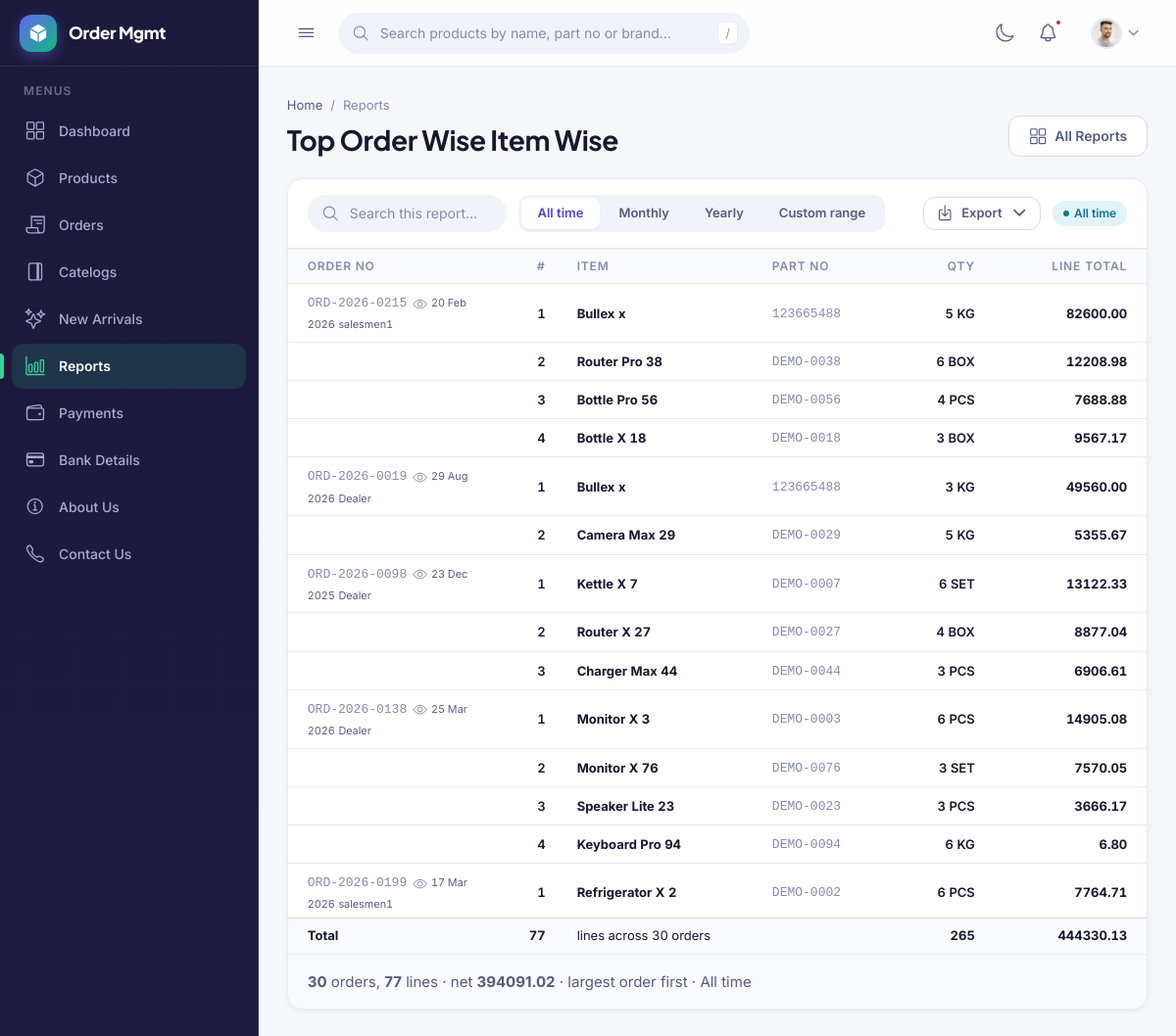
The page /reports/order-wise-items (signed in) on the database its author committed.
### myorder/models.py (models this page shows, shortened)
class Order(models.Model):
    class Status(models.TextChoices):
        DRAFT = "draft", "Draft"
        HOLD = "hold", "On hold"
        FINAL = "final", "Final"
    dealer = models.ForeignKey(DealerProfile, on_delete=models.PROTECT, related_name="orders")
    sales_executive = models.ForeignKey(
        SalesExecutive,
        on_delete=models.PROTECT,
        related_name="orders",
        null=True, blank=True,
        help_text="Leave empty when the dealer placed the order themselves.",
    )
    order_no = models.CharField(max_length=20, unique=True, blank=True)
    status = models.CharField(max_length=5, choices=Status.choices, default=Status.DRAFT)
    ordered_on = models.DateField(default=timezone.localdate)
    created_at = models.DateTimeField(auto_now_add=True)
    updated_at = models.DateTimeField(auto_now=True)
    class Meta:
        ordering = ["-pk"]
    @property
    def raised_by(self):
        return self.sales_executive.name if self.sales_executive_id else "Dealer"

class OrderItem(models.Model):
    order = models.ForeignKey(Order, on_delete=models.CASCADE, related_name="items")
    product = models.ForeignKey(Product, on_delete=models.PROTECT, related_name="order_items")
    qty = models.PositiveIntegerField(default=1)
    rate = models.DecimalField("Rate (net)", max_digits=12, decimal_places=2)
    gst = models.DecimalField("GST %", max_digits=5, decimal_places=2)
    created_at = models.DateTimeField(auto_now_add=True)
    updated_at = models.DateTimeField(auto_now=True)
    class Meta:
        ordering = ["id"]
        constraints = [
            models.UniqueConstraint(fields=["order", "product"], name="unique_product_per_order")
        ]
    @property
    def line_net(self):
        return (self.rate * self.qty).quantize(Decimal("0.01"))
    @property
    def line_gst(self):
        return (self.line_net * self.gst / 100).quantize(Decimal("0.01"))
    @property
    def line_total(self):
        return self.line_net + self.line_gst

### delaer/models.py (models this page shows, shortened)
class SalesExecutive(models.Model):
    user = models.OneToOneField(
        settings.AUTH_USER_MODEL,
        on_delete=models.CASCADE,
        related_name="sales_profile",
    )
    name = models.CharField("Full name", max_length=200)
    code = models.CharField(
        max_length=20, unique=True, blank=True,
        help_text="Left blank, the next SE-0001 is allotted on save.",
    )
    mobile = models.CharField("Mobile", max_length=10, validators=[MOBILE_VALIDATOR])
    email = models.EmailField("Email", blank=True)
    territory = models.CharField(
        max_length=120, blank=True,
        help_text="Area or region this executive covers. For reporting only.",
    )
    is_active = models.BooleanField(
        default=True,
        help_text="Untick to stop new orders being raised in this name, "
                  "without touching the orders already placed.",
    )
    created_at = models.DateTimeField(auto_now_add=True)
    updated_at = models.DateTimeField(auto_now=True)
    class Meta:
        ordering = ["name"]
        verbose_name = "Sales executive"
        verbose_name_plural = "Sales executives"
    def save(self, *args, **kwargs):
        if not self.code:
            self.code = self._next_code()
        super().save(*args, **kwargs)

### products/models.py (models this page shows, shortened)
class Product(models.Model):
    objects = ProductQuerySet.as_manager()
    class TaxType(models.TextChoices):
        INCLUSIVE = "inclusive", "Price includes GST"
        EXCLUSIVE = "exclusive", "Price excludes GST"
    GST_CHOICES = [
        (Decimal("0.00"), "0%"),
        (Decimal("1.00"), "1%"),
        (Decimal("2.00"), "2%"),
        (Decimal("3.00"), "3%"),
        (Decimal("5.00"), "5%"),
        (Decimal("12.00"), "12%"),
        (Decimal("18.00"), "18%"),
        (Decimal("28.00"), "28%"),
        (Decimal("40.00"), "40%"),
    ]
    name = models.CharField(max_length=200)
    partno = models.CharField("Part number", max_length=60, unique=True)
    brand = models.ForeignKey(Brand, on_delete=models.PROTECT, related_name="products")
    unit = models.ForeignKey(Unit, on_delete=models.PROTECT, related_name="products")
    hsn = models.CharField("HSN code", max_length=8)
    gst = models.DecimalField(
        "GST %", max_digits=5, decimal_places=2, choices=GST_CHOICES, default=Decimal("18.00")
    )
    price = models.DecimalField(max_digits=12, decimal_places=2)
    price_tax_type = models.CharField(
        "Price is",
        max_length=9,
        choices=TaxType.choices,
        default=TaxType.EXCLUSIVE,
        help_text="Whether the price above already has GST in it.",
    )
    stock = models.PositiveIntegerField(default=0)
    barcode = models.CharField(max_length=64, unique=True, null=True, blank=True)
    alias = models.CharField(max_length=120, blank=True)
    category = models.CharField(max_length=60, blank=True)
    retail_price = models.DecimalField(max_digits=12, decimal_places=2, default=Decimal("0.00"))
    wholesale_price = models.DecimalField(max_digits=12, decimal_places=2, default=Decimal("0.00"))
    tally_guid = models.CharField(max_length=120, blank=True)
    is_active = models.BooleanField(default=True)
    desc = models.TextField("Description", blank=True)
    image_front = models.ImageField("Front image", upload_to="products/", blank=True)
    image_back = models.ImageField("Back image", upload_to="products/", blank=True)
    image_left = models.ImageField("Left image", upload_to="products/", blank=True)
    image_right = models.ImageField("Right image", upload_to="products/", blank=True)
    created_at = models.DateTimeField(auto_now_add=True)
    updated_at = models.DateTimeField(auto_now=True)
    class Meta:
        ordering = ["name"]
    LOW_STOCK_AT = 5

class Unit(models.Model):
    name = models.CharField(max_length=20, unique=True)
    created_at = models.DateTimeField(auto_now_add=True)
    updated_at = models.DateTimeField(auto_now=True)
    class Meta:
        ordering = ["name"]
    def __str__(self):
        return self.name

### reports/views.py (the view, shortened to what this page needs)
# urls.py: path("order-wise-items", views.order_wise_items, name="order_wise_items"),
@login_required
def order_wise_items(request):
    filters = read_filter(request)
    lines = order_items(request, filters)
    by_order = defaultdict(list)
    for line in lines:
        by_order[line.order_id].append(line)
    groups = []
    for order_lines in by_order.values():
        order = order_lines[0].order
        order_lines.sort(key=lambda line: line.line_net, reverse=True)
        rows = []
        for rank, line in enumerate(order_lines, start=1):
            rows.append({
                "rank": rank,
                "line": line,
                "net": line.line_net,
                "total": line.line_total,
            })
        groups.append({
            "order": order,
            "value": sum((row["total"] for row in rows), ZERO),
            "lines": rows,
        })
    groups.sort(key=lambda g: g["value"], reverse=True)
    term = filters["search"]
    return TemplateResponse(request, "reports/order_wise_items.html", _page(
        request, filters, slug="order-wise-items", paginate="groups",
        extra={
            "groups": groups,
            "totals": {
                "orders": len(groups),
                "lines": sum(len(g["lines"]) for g in groups),
                "qty": sum(row["line"].qty for g in groups for row in g["lines"]),
                "net": sum((row["net"] for g in groups for row in g["lines"]), ZERO),
                "value": sum((g["value"] for g in groups), ZERO),
            },
        },
    ))

### delaer/context_processors.py (called while the page is built)
def roles(request):
    user = getattr(request, "user", None)
    if user is None or not user.is_authenticated:
        return {"user_is_sales": False, "user_is_manager": False, "user_is_dealer": False}
    from myorder.views import is_manager, is_sales
    return {
        "user_is_sales": is_sales(user),
        "user_is_manager": is_manager(user),
        "user_is_dealer": hasattr(user, "dealer_profile"),
    }

### myorder/views.py (called while the page is built)
def _dealer(request):
    return DealerProfile.objects.filter(user=request.user).first()

def is_manager(user):
    return (
        user.is_superuser
        or user.is_staff
        or user.groups.filter(name="Management").exists()
    )

def _sales(request):
    user = request.user
    if not user.is_authenticated:
        return None
    return SalesExecutive.objects.filter(user=user, is_active=True).first()

def is_sales(user):
    return (
        user.is_authenticated
        and SalesExecutive.objects.filter(user=user, is_active=True).exists()
    )

def _visible_orders(request):
    orders = (
        Order.objects
        .select_related("dealer", "sales_executive")
        .prefetch_related("items__product")
    )
    if is_manager(request.user):
        return orders
    mine = Q(pk__in=[])          # matches nothing until a profile says otherwise
    sales = _sales(request)
    if sales:
        mine |= Q(sales_executive=sales)
    dealer = _dealer(request)
    if dealer:
        mine |= Q(dealer=dealer)
    return orders.filter(mine)

### reports/services.py (called while the page is built)
def apply_dates(queryset, filters, field):
    if filters["date_from"]:
        queryset = queryset.filter(**{f"{field}__gte": filters["date_from"]})
    if filters["date_to"]:
        queryset = queryset.filter(**{f"{field}__lte": filters["date_to"]})
    return queryset

def report_orders(request, filters, statuses=None):
    orders = _visible_orders(request)
    if statuses is None:
        statuses = [Order.Status.FINAL]
    if statuses:
        orders = orders.filter(status__in=statuses)
    orders = apply_dates(orders, filters, "ordered_on")
    dealer_id = filters["dealer_id"]
    if dealer_id and dealer_id.isdigit():
        orders = orders.filter(dealer_id=dealer_id)
    sales_id = filters["sales_id"]
    if sales_id == "direct":
        orders = orders.filter(sales_executive__isnull=True)
    elif sales_id and sales_id.isdigit():
        orders = orders.filter(sales_executive_id=sales_id)
    return orders

### templates/reports/order_wise_items.html (shortened to what this page needs)
{% extends "reports/_report_base.html" %}
{% block report %}
<div id="reportResults" data-live-region>
<div class="table-wrap table-wrap--tall">
    <table class="table table--stack table--fixed">
        <colgroup>
            <col class="w-orderno">
            <col class="w-rank"><col class="w-name"><col class="w-code">
            <col class="w-qty"><col class="w-money">
        </colgroup>
        <thead>
            <tr>
                <th>Order No</th>
                <th class="num">#</th>
                <th>Item</th>
                <th class="hide-sm">Part No</th>
                <th class="num">Qty</th>
                <th class="num">Line Total</th>
            </tr>
        </thead>
        <tbody>
            {% for group in groups %}
            {% for row in group.lines %}
            <tr class="{% if forloop.first %}is-group-start{% endif %}">
                <td data-label="Order No" class="cell-orderno">
                    {% if forloop.first %}
                    <a class="order-ref" href="{% url 'myorder:edit' group.order.pk %}"
                       title="View order {{ group.order.order_no }}">
                        <code class="dim">{{ group.order.order_no }}</code>
                        <ion-icon name="eye-outline" aria-hidden="true"></ion-icon>
                    </a>
                    <small class="muted">{{ group.order.ordered_on|date:"j M Y" }}</small>
                    <small class="muted">{{ group.order.raised_by }}</small>
                    {% endif %}
                </td>
                <td data-label="#" class="num muted">{{ row.rank }}</td>
                <td data-label="Item"><strong>{{ row.line.product.name }}</strong></td>
                <td data-label="Part No" class="hide-sm"><code class="dim">{{ row.line.product.partno }}</code></td>
                <td data-label="Qty" class="num">{{ row.line.qty }} {{ row.line.product.unit }}</td>
                <td data-label="Line Total" class="num"><strong>{{ row.total }}</strong></td>
            </tr>
            {% endfor %}
            {% endfor %}
        </tbody>
        {% if groups %}
        <tfoot>
            <tr>
                <td{% if is_manager %} colspan="2"{% endif %}><strong>Total</strong></td>
                <td class="num"><strong>{{ totals.lines }}</strong></td>
                <td>line{{ totals.lines|pluralize }} across {{ totals.orders }} order{{ totals.orders|pluralize }}</td>
                <td class="hide-sm"></td>
                <td class="num"><strong>{{ totals.qty }}</strong></td>
                <td class="num"><strong>{{ totals.value }}</strong></td>
            </tr>
        </tfoot>
        {% endif %}
    </table>
</div>
<div class="panel__foot">
    <div class="pagination">
        <span class="muted">
            <strong>{{ totals.orders }}</strong> order{{ totals.orders|pluralize }},
            <strong>{{ totals.lines }}</strong> line{{ totals.lines|pluralize }}
            &middot; net <strong>{{ totals.net }}</strong>
            &middot; largest order first &middot; {{ label }}
        </span>
    </div>
</div>
</div>
{% endblock %}

### rows shown on the page
Order: order.order_no "ORD-2026-0215", order.ordered_on "20 Feb 2026", order.raised_by "salesmen1"
OrderItem: rank "1", line.product.name "Bullex x", line.product.partno "123665488", line.qty "5", line.product.unit "KG", total "82600.00"
OrderItem: rank "2", line.product.name "Router Pro 38", line.product.partno "DEMO-0038", line.qty "6", line.product.unit "BOX", total "12208.98"
OrderItem: rank "3", line.product.name "Bottle Pro 56", line.product.partno "DEMO-0056", line.qty "4", line.product.unit "PCS", total "7688.88"
OrderItem: rank "4", line.product.name "Bottle X 18", line.product.partno "DEMO-0018", line.qty "3", line.product.unit "BOX", total "9567.17"
Order: order.order_no "ORD-2026-0019", order.ordered_on "29 Aug 2026", order.raised_by "Dealer"
OrderItem: rank "1", line.product.name "Bullex x", line.product.partno "123665488", line.qty "3", line.product.unit "KG", total "49560.00"
OrderItem: rank "2", line.product.name "Camera Max 29", line.product.partno "DEMO-0029", line.qty "5", line.product.unit "KG", total "5355.67"
Order: order.order_no "ORD-2026-0098", order.ordered_on "23 Dec 2025", order.raised_by "Dealer"
OrderItem: rank "1", line.product.name "Kettle X 7", line.product.partno "DEMO-0007", line.qty "6", line.product.unit "SET", total "13122.33"
OrderItem: rank "2", line.product.name "Router X 27", line.product.partno "DEMO-0027", line.qty "4", line.product.unit "BOX", total "8877.04"
OrderItem: rank "3", line.product.name "Charger Max 44", line.product.partno "DEMO-0044", line.qty "3", line.product.unit "PCS", total "6906.61"
Order: order.order_no "ORD-2026-0138", order.ordered_on "25 Mar 2026", order.raised_by "Dealer"
OrderItem: rank "1", line.product.name "Monitor X 3", line.product.partno "DEMO-0003", line.qty "6", line.product.unit "PCS", total "14905.08"
OrderItem: rank "2", line.product.name "Monitor X 76", line.product.partno "DEMO-0076", line.qty "3", line.product.unit "SET", total "7570.05"
OrderItem: rank "3", line.product.name "Speaker Lite 23", line.product.partno "DEMO-0023", line.qty "3", line.product.unit "PCS", total "3666.17"
OrderItem: rank "4", line.product.name "Keyboard Pro 94", line.product.partno "DEMO-0094", line.qty "6", line.product.unit "KG", total "6.80"
Order: order.order_no "ORD-2026-0199", order.ordered_on "17 Mar 2026", order.raised_by "salesmen1"
OrderItem: rank "1", line.product.name "Refrigerator X 2", line.product.partno "DEMO-0002", line.qty "6", line.product.unit "PCS", total "7764.71"

### other values the page prints
{{ card.name }} "Top Order Wise Item Wise"
{{ name }} "All time" "Monthly" "Yearly" "Custom range"
{{ label }} "All time"
{{ totals.lines }} "77"
{{ totals.orders }} "30"
{{ totals.qty }} "265"
{{ totals.value }} "444330.13"
{{ totals.net }} "394091.02"
